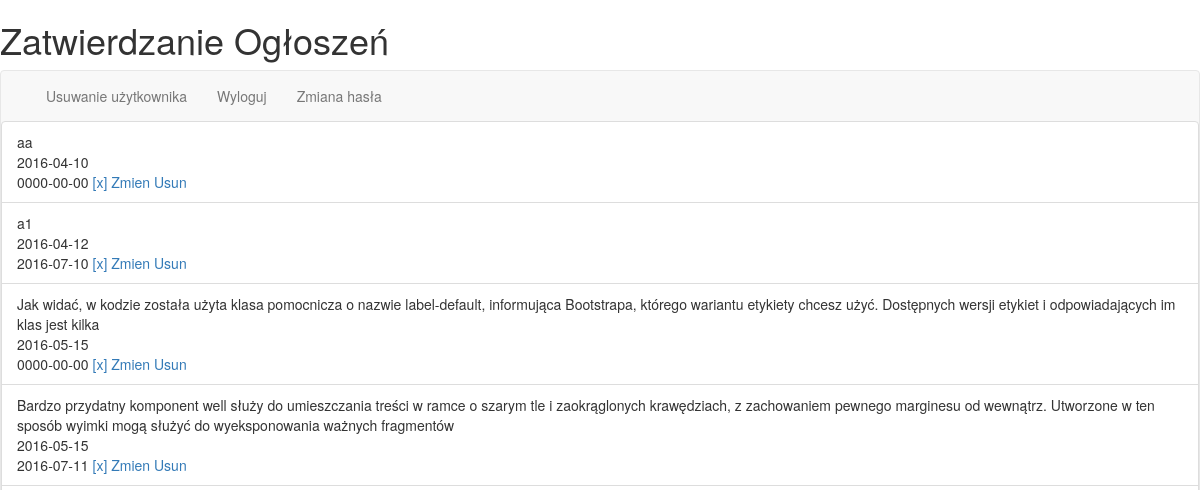
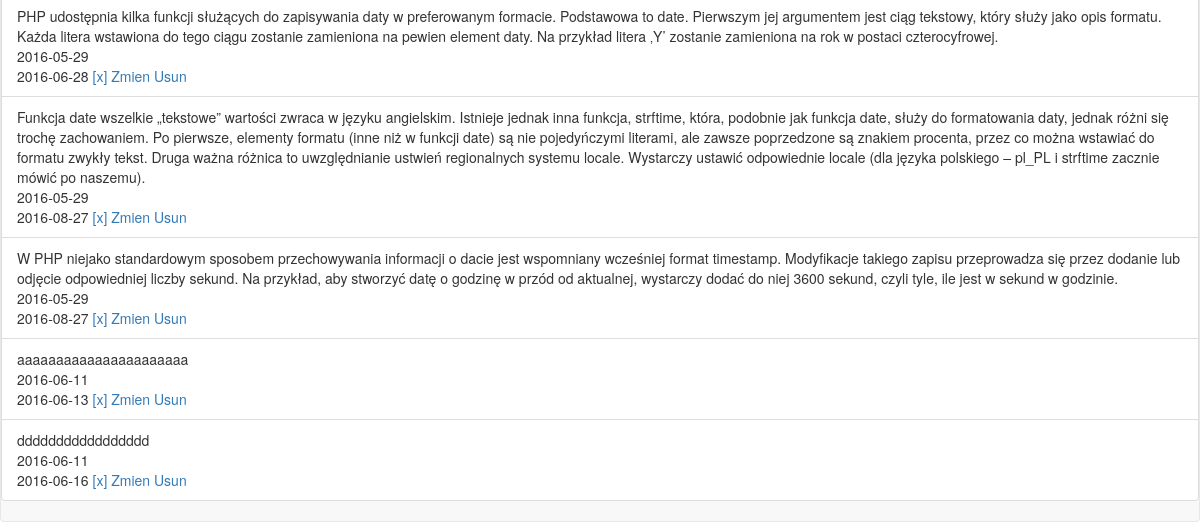
Page /indexZatwOgloszen.php on the earlier database version (2 pictures, top to bottom).
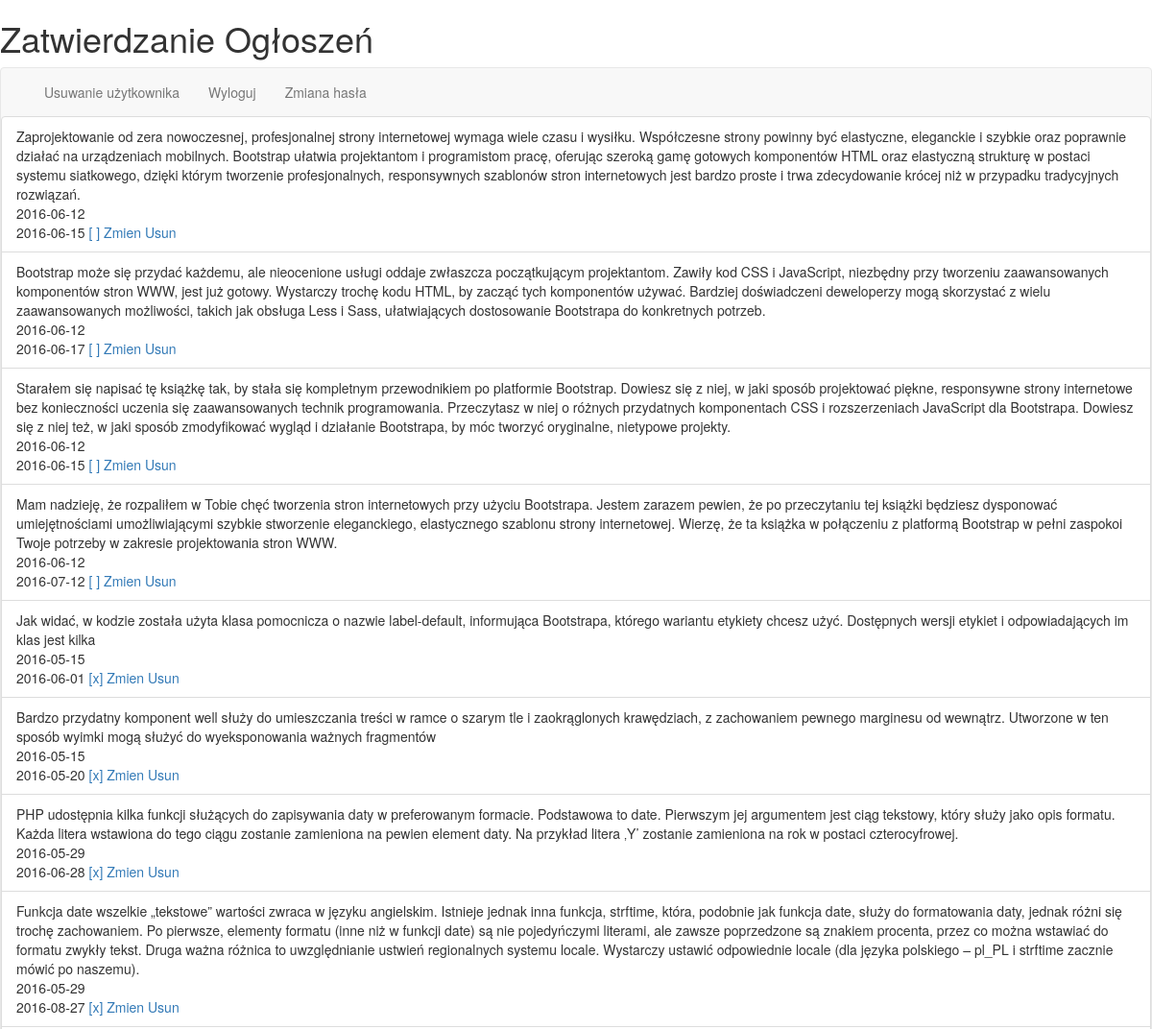
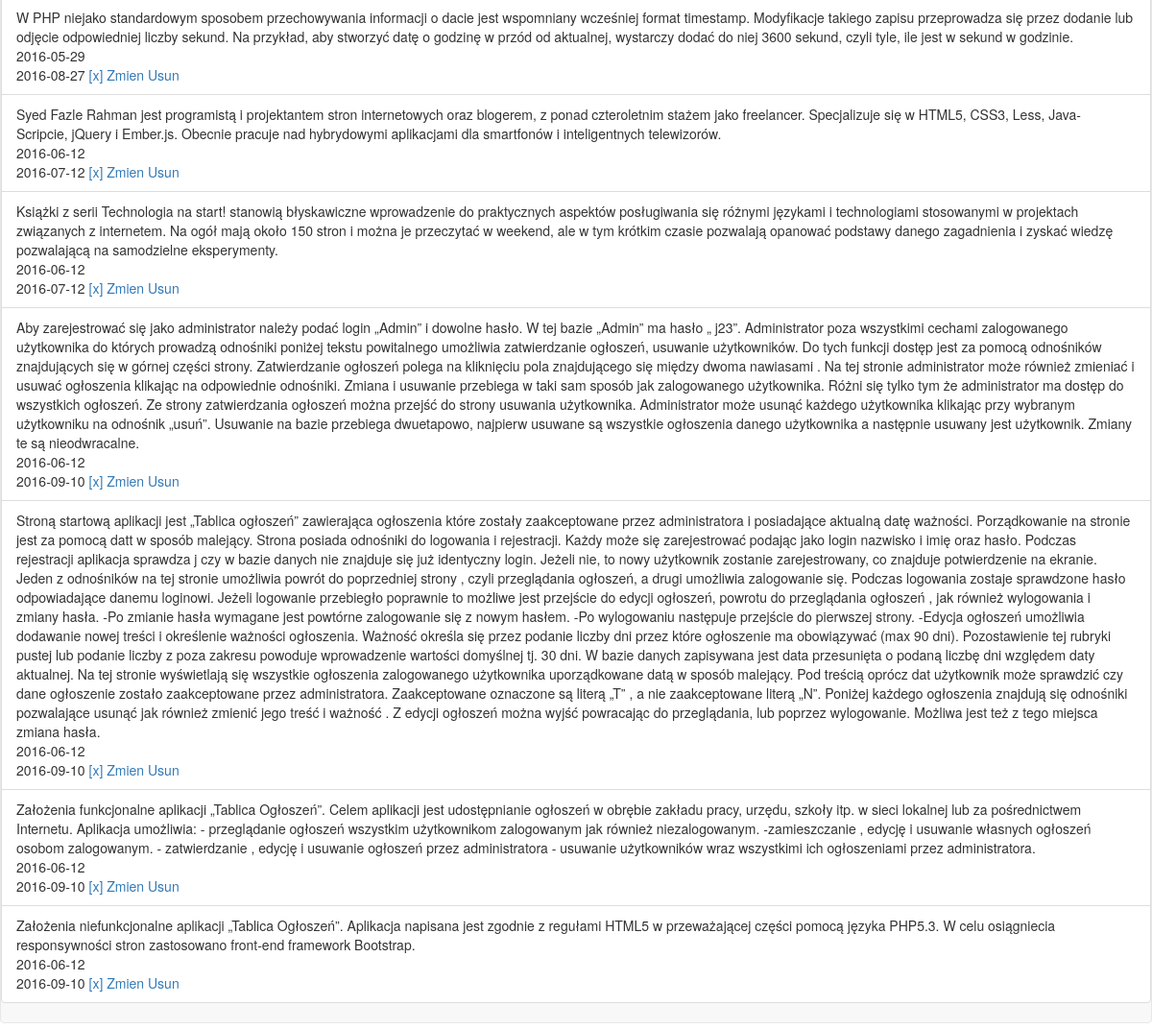
Same page on the later database version (2 pictures, top to bottom).
### tables this page shows
CREATE TABLE IF NOT EXISTS `ogloszenia` (
  `id_o` int(255) unsigned NOT NULL,
  `Id_u` int(255) unsigned NOT NULL,
  `tresc` varchar(2550) NOT NULL,
  `data` date DEFAULT NULL,
  `waznosc` date DEFAULT NULL,
  `widocznosc` char(1) DEFAULT 'N'
);

### ZatwOgloszen.php (called while the page is built, shortened)
<?php
class ZatwOgloszen {
    function __construct($dbuser,$dbpass,$dbname,$dbhost){
		$this->handle = mysql_connect($dbhost,$dbuser,$dbpass) or die('zle dane do bazy');
	}
     function listaOgloszen() {
		$ret = array();
                $q = mysql_query("select * from ogloszenia order by widocznosc" );
		while ($txt = mysql_fetch_assoc($q)){
			$ret[] = $txt;
		}
		return $ret;
	}
        }
?>

### indexZatwOgloszen.php (the view, shortened to what this page needs)
<?php
$h1="<h1> Zatwierdzanie Ogłoszeń ".$_SESSION["login"]."</h1>";
echo $h1 ;
?>
<!doctype html>
<html>
<head>
<link rel="stylesheet" href="css/bootstrap.css">
</head>
<body>
 <div class="navbar navbar-default">
<div class="container-fluid">
<div class="navbar-header">
<div class="collapse navbar-collapse" id="mynavbar-content">
<ul class="nav navbar-nav">
<li ><a href="IndexUsunUzytkownika.php"> Usuwanie użytkownika </a></li>
<li><a href="Wyloguj.php"> Wyloguj </a></li>
<li><a href="ZmienHaslo.php"> Zmiana hasła </a></li>
</ul>
</div>
</div>
</div>
 <?php
 require_once('./ZatwOgloszen.php');
 $zatwOglosz = new ZatwOgloszen('ogloszenia','j23','ogloszenia','localhost');
$lw = $zatwOglosz->listaOgloszen();
echo('<ul class="list-group">');
 foreach($lw as $element){
  if ($element['widocznosc']=='T'){
	$widocznosc1 = 'x';
  } else {
	$widocznosc1 = ' ';
  }
 echo('<li class="list-group-item">'.$element['tresc'].'</br>'.$element['data'].'</br>'.$element['waznosc'].'<a href="indexZatwOgloszen.php?akcjaE=zmienS&id_o='.$element['id_o'].'"> ['.$widocznosc1.'] </a><a href="indexZatwOgloszen.php?akcjaE=zmien&id_o='.$element['id_o'].'"> Zmien </a><a href="indexZatwOgloszen.php?akcjaE=usun&id_o='.$element['id_o'].'"> Usun </a></li>');
  }
 echo('</ul>');
?>
</body></html>

Differences in the rows shown:
removed ogloszenia: tresc "aa", data "2016-04-10", waznosc "0000-00-00", widocznosc "x"
removed ogloszenia: tresc "a1", data "2016-04-12", waznosc "2016-07-10", widocznosc "x"
removed ogloszenia: tresc "aaaaaaaaaaaaaaaaaaaaaa", data "2016-06-11", waznosc "2016-06-13", widocznosc "x"
removed ogloszenia: tresc "ddddddddddddddddd", data "2016-06-11", waznosc "2016-06-16", widocznosc "x"
added ogloszenia: tresc "Zaprojektowanie od zera nowoczesnej, profesjonalnej strony internetowej wymaga wiele czasu i wysiłku. Współczesne strony powinny być elastyczne, eleganckie i szybkie oraz poprawnie działać na urządzeniach mobilnych. Bootstrap ułatwia projektantom i programistom pracę, oferując szeroką gamę gotowych komponentów HTML oraz elastyczną strukturę w postaci systemu siatkowego, dzięki którym tworzenie profesjonalnych, responsywnych szablonów stron internetowych jest bardzo proste i trwa zdecydowanie krócej niż w przypadku tradycyjnych rozwiązań.", data "2016-06-12", waznosc "2016-06-15"
added ogloszenia: tresc "Bootstrap może się przydać każdemu, ale nieocenione usługi oddaje zwłaszcza początkującym projektantom. Zawiły kod CSS i JavaScript, niezbędny przy tworzeniu zaawansowanych komponentów stron WWW, jest już gotowy. Wystarczy trochę kodu HTML, by zacząć tych komponentów używać. Bardziej doświadczeni deweloperzy mogą skorzystać z wielu zaawansowanych możliwości, takich jak obsługa Less i Sass, ułatwiających dostosowanie Bootstrapa do konkretnych potrzeb.", data "2016-06-12", waznosc "2016-06-17"
added ogloszenia: tresc "Starałem się napisać tę książkę tak, by stała się kompletnym przewodnikiem po platformie Bootstrap. Dowiesz się z niej, w jaki sposób projektować piękne, responsywne strony internetowe bez konieczności uczenia się zaawansowanych technik programowania. Przeczytasz w niej o różnych przydatnych komponentach CSS i rozszerzeniach JavaScript dla Bootstrapa. Dowiesz się z niej też, w jaki sposób zmodyfikować wygląd i działanie Bootstrapa, by móc tworzyć oryginalne, nietypowe projekty.", data "2016-06-12", waznosc "2016-06-15"
added ogloszenia: tresc "Mam nadzieję, że rozpaliłem w Tobie chęć tworzenia stron internetowych przy użyciu Bootstrapa. Jestem zarazem pewien, że po przeczytaniu tej książki będziesz dysponować umiejętnościami umożliwiającymi szybkie stworzenie eleganckiego, elastycznego szablonu strony internetowej. Wierzę, że ta książka w połączeniu z platformą Bootstrap w pełni zaspokoi Twoje potrzeby w zakresie projektowania stron WWW.", data "2016-06-12", waznosc "2016-07-12"
changed ogloszenia (number 5 of 15 on the later page): waznosc "0000-00-00" → "2016-06-01"
changed ogloszenia (number 6 of 15 on the later page): waznosc "2016-07-11" → "2016-05-20"
added ogloszenia: tresc "Syed Fazle Rahman jest programistą i projektantem stron internetowych oraz blogerem, z ponad czteroletnim stażem jako freelancer. Specjalizuje się w HTML5, CSS3, Less, Java- Scripcie, jQuery i Ember.js. Obecnie pracuje nad hybrydowymi aplikacjami dla smartfonów i inteligentnych telewizorów.", data "2016-06-12", waznosc "2016-07-12", widocznosc "x"
added ogloszenia: tresc "Książki z serii Technologia na start! stanowią błyskawiczne wprowadzenie do praktycznych aspektów posługiwania się różnymi językami i technologiami stosowanymi w projektach związanych z internetem. Na ogół mają około 150 stron i można je przeczytać w weekend, ale w tym krótkim czasie pozwalają opanować podstawy danego zagadnienia i zyskać wiedzę pozwalającą na samodzielne eksperymenty.", data "2016-06-12", waznosc "2016-07-12", widocznosc "x"
added ogloszenia: tresc "Aby zarejestrować się jako administrator należy podać login „Admin” i dowolne hasło. W tej bazie „Admin” ma hasło „ j23”. Administrator poza wszystkimi cechami zalogowanego użytkownika do których prowadzą odnośniki poniżej tekstu powitalnego umożliwia zatwierdzanie ogłoszeń, usuwanie użytkowników. Do tych funkcji dostęp jest za pomocą odnośników znajdujących się w górnej części strony. Zatwierdzanie ogłoszeń polega na kliknięciu pola znajdującego się między dwoma nawiasami . Na tej stronie administrator może również zmieniać i usuwać ogłoszenia klikając na odpowiednie odnośniki. Zmiana i usuwanie przebiega w taki sam sposób jak zalogowanego użytkownika. Różni się tylko tym że administrator…", data "2016-06-12", waznosc "2016-09-10", widocznosc "x"
added ogloszenia: tresc "Stroną startową aplikacji jest „Tablica ogłoszeń” zawierająca ogłoszenia które zostały zaakceptowane przez administratora i posiadające aktualną datę ważności. Porządkowanie na stronie jest za pomocą datt w sposób malejący. Strona posiada odnośniki do logowania i rejestracji. Każdy może się zarejestrować podając jako login nazwisko i imię oraz hasło. Podczas rejestracji aplikacja sprawdza j czy w bazie danych nie znajduje się już identyczny login. Jeżeli nie, to nowy użytkownik zostanie zarejestrowany, co znajduje potwierdzenie na ekranie. Jeden z odnośników na tej stronie umożliwia powrót do poprzedniej strony , czyli przeglądania ogłoszeń, a drugi umożliwia zalogowanie się. Podczas…", data "2016-06-12", waznosc "2016-09-10", widocznosc "x"
added ogloszenia: tresc "Założenia funkcjonalne aplikacji „Tablica Ogłoszeń”. Celem aplikacji jest udostępnianie ogłoszeń w obrębie zakładu pracy, urzędu, szkoły itp. w sieci lokalnej lub za pośrednictwem Internetu. Aplikacja umożliwia: - przeglądanie ogłoszeń wszystkim użytkownikom zalogowanym jak również niezalogowanym. -zamieszczanie , edycję i usuwanie własnych ogłoszeń osobom zalogowanym. - zatwierdzanie , edycję i usuwanie ogłoszeń przez administratora - usuwanie użytkowników wraz wszystkimi ich ogłoszeniami przez administratora.", data "2016-06-12", waznosc "2016-09-10", widocznosc "x"
added ogloszenia: tresc "Założenia niefunkcjonalne aplikacji „Tablica Ogłoszeń”. Aplikacja napisana jest zgodnie z regułami HTML5 w przeważającej części pomocą języka PHP5.3. W celu osiągniecia responsywności stron zastosowano front-end framework Bootstrap.", data "2016-06-12", waznosc "2016-09-10", widocznosc "x"
